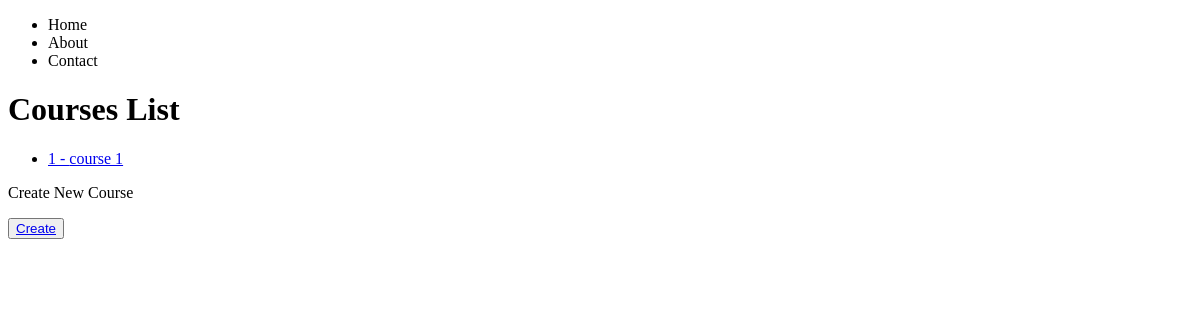
The app's page /courses/, older data.
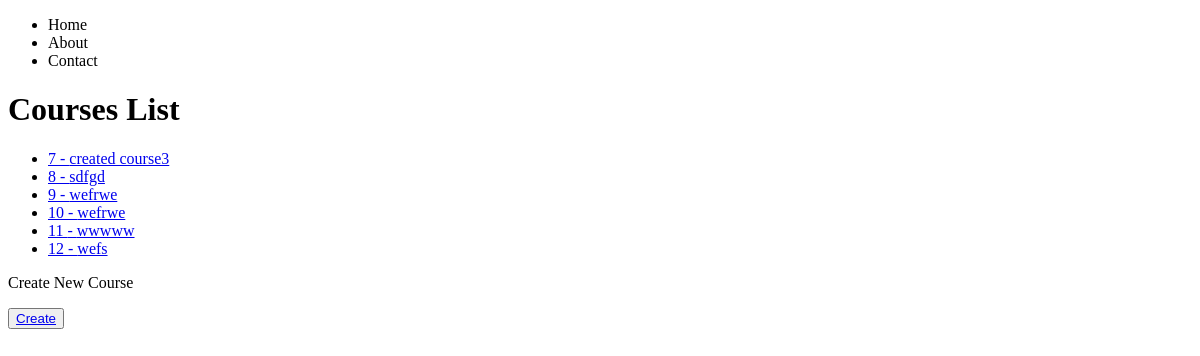
The same page, newer data.
### courses/models.py (models this page shows, shortened)
class Course(models.Model):
    title = models.CharField(max_length=100)
    description = models.TextField(blank= True)
    participants = models.PositiveIntegerField()

### courses/views.py (the view)
# urls.py: path('', CourseListView.as_view(), name = 'courses_list'),
class CourseListView(View):
    template_name = 'courses/courses.html'
    def get(self,request, *args, **kwargs):
        queryset = Course.objects.all()
        context = {'courses_list': queryset}
        return render(request, self.template_name, context)

### courses/templates/courses/courses.html (shortened to what this page needs)
{% extends 'base.html' %}
{% block content %}
    <h1>Courses List</h1>
        <ul>
            {% for course in courses_list %}
            <li><a href="course/{{course.id}}/">{{ course.id }} - {{ course.title }}</a></li>
            {% endfor %}
        </ul>
    <p>Create New Course</p>
    <button><a href="create/">Create</a></button>
{% endblock content %}

### templates/base.html (shortened to what this page needs)
<!DOCTYPE html>
<html lang="en">
<head>
</head>
<body>
    {% include 'navbar.html' %}
    {% block content %}{% endblock content %}
</body>
</html>

### templates/navbar.html
<nav>
    <ul>
        <li>Home</li>
        <li>About</li>
        <li>Contact</li>
    </ul>
</nav>

Row changes from the older to the newer data that the page shows:
removed Course: id "1", title "course 1"
added Course: id "7", title "created course3"
added Course: id "8", title "sdfgd"
added Course: id "9", title "wefrwe"
added Course: id "10", title "wefrwe"
added Course: id "11", title "wwwww"
added Course: id "12", title "wefs"
